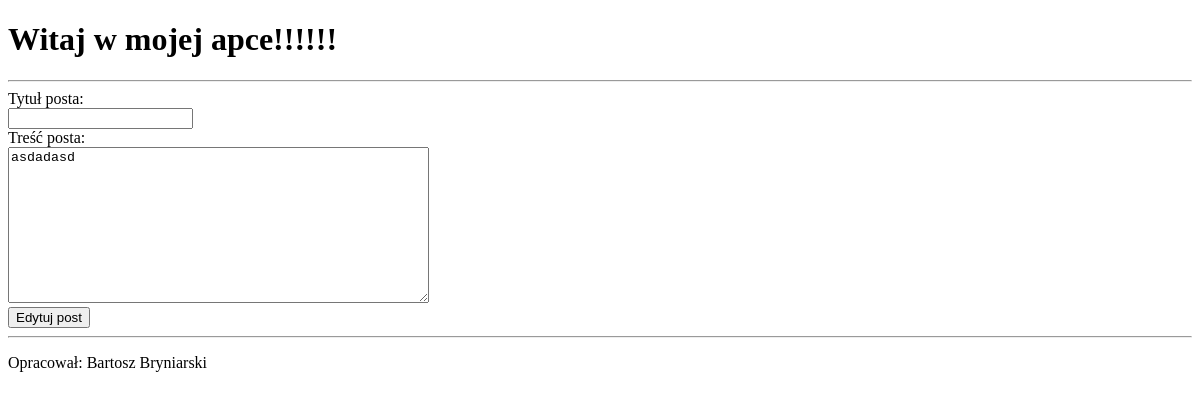
Before: /posts/update/3/ with the older database file.
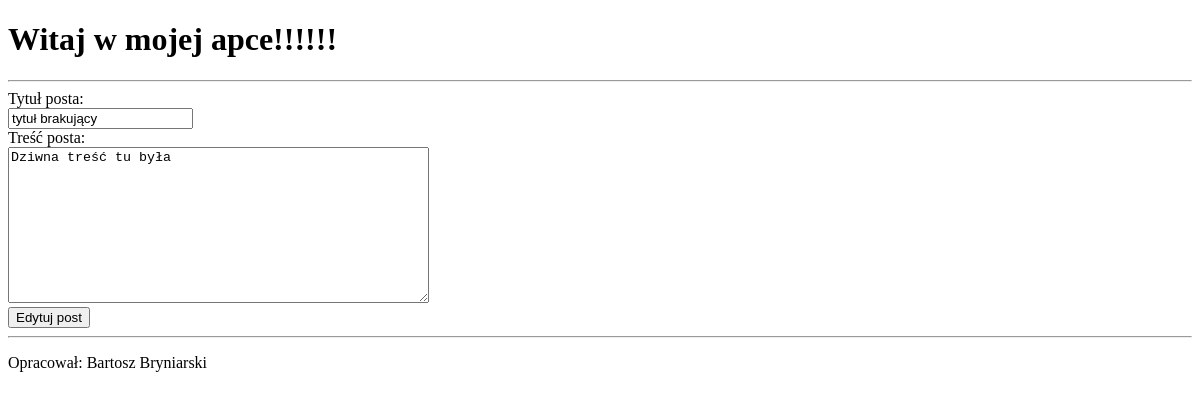
After: the same page with the newer database file.
### myapp/models.py (models this page shows, shortened)
class Post(models.Model):
    title = models.CharField(max_length=200)
    content = models.TextField()
    created_at = models.DateTimeField(auto_now_add=True)

### myapp/views.py (the view)
# urls.py: path('posts/update/<int:post_id>/', update_post, name="update_post"),
def update_post(request, post_id):
    post = get_object_or_404(Post, id=post_id)
    if request.method == "POST":
        post.title = request.POST.get("title")
        post.content = request.POST.get("content")
        post.save()
        return redirect("post_list")
    return render(request, 'myapp/update_post.html', {'post': post})

### myapp/templates/myapp/update_post.html (shortened to what this page needs)
{% extends "myapp/base.html" %}
{% block content %}
<form method="POST">
    Tytuł posta: <br>
    <input type="text" name="title" value="{{ post.title }}" required><br>
    Treść posta: <br>
    <textarea name="content" rows="10" cols="50" required>{{ post.content }}</textarea><br>
    <button type="submit">Edytuj post</button>
</form>
{% endblock %}

Changed rows visible on the page:
changed Post: title (not shown) → "tytuł brakujący"; content "asdadasd" → "Dziwna treść tu była"
